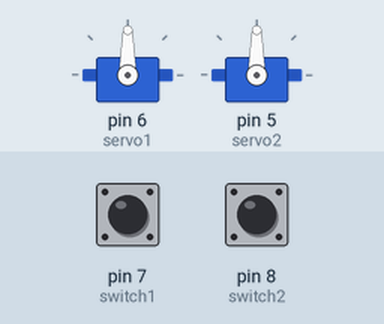
Recording of a sketch running on a simulated Arduino Uno, built with avr-gcc and run on an emulated ATmega328P. Parts: 2 × servo. The test bench sets the inputs (shaded band); at power-on: pin 7 (switch1) HIGH, pin 8 (switch2) HIGH. What the sketch prints to the serial monitor is not drawn.

Above: at 1.2 s.
1.3 s: pin 7 (switch1) pulled LOW for 0.15 s
At 1.6 s:
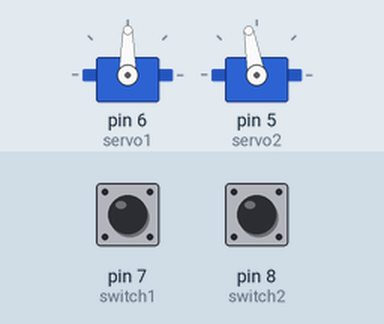
2.9 s: pin 8 (switch2) pulled LOW for 0.15 s
At 4.0 s:
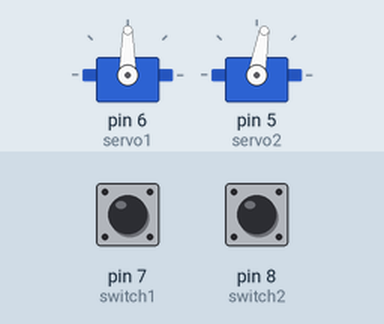
4.5 s: pin 7 (switch1) pulled LOW for 1 s
At 5.2 s:
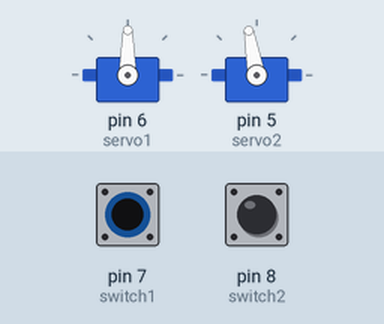
7.0 s: pin 8 (switch2) pulled LOW for 1 s
At 8.4 s:
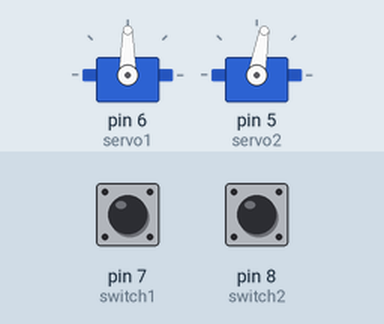
Timing chart, 0 to 10.0 s (numbered marks = the images above; inputs shaded):
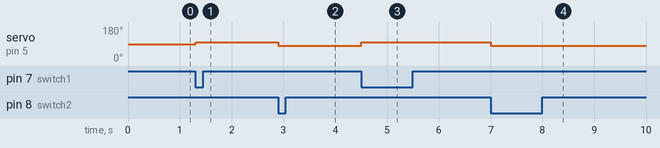

The sketch:

2_1_Servo_Control.ino
```cpp
#include<Servo.h>
Servo servo1;
Servo servo2;
int switch1 = 7;
int switch2 = 8;
void setup() {
  // put your setup code here, to run once:
  servo1.attach(6);
  servo2.attach(5);
  Serial.begin(9600);
  pinMode(switch1,INPUT_PULLUP);
  pinMode(switch2,INPUT_PULLUP);
}

void loop() {
  // put your main code here, to run repeatedly:'
  int ang1 = servo1.read();
  int ang2 = servo2.read();
  int switch1_val = digitalRead(switch1);
  int switch2_val = digitalRead(switch2);
//  Serial.println(switch1_val);
  Serial.println(switch2_val);
  if(switch1_val == 0)
    {
      servo2.write(ang1+10);
      delay(200);
    }
   if(switch2_val == 0)
   {
    servo2.write(ang1-10);
    delay(200);
   }

}
```

Measured:
- after the input at 1.3 s, servo on pin 5 (servo2): 90° → 100° at once
- after the input at 2.9 s, servo on pin 5 (servo2): 100° → 80° at once
- after the input at 4.5 s, servo on pin 5 (servo2): 80° → 100° at once
- after the input at 7.0 s, servo on pin 5 (servo2): 100° → 80° at once
